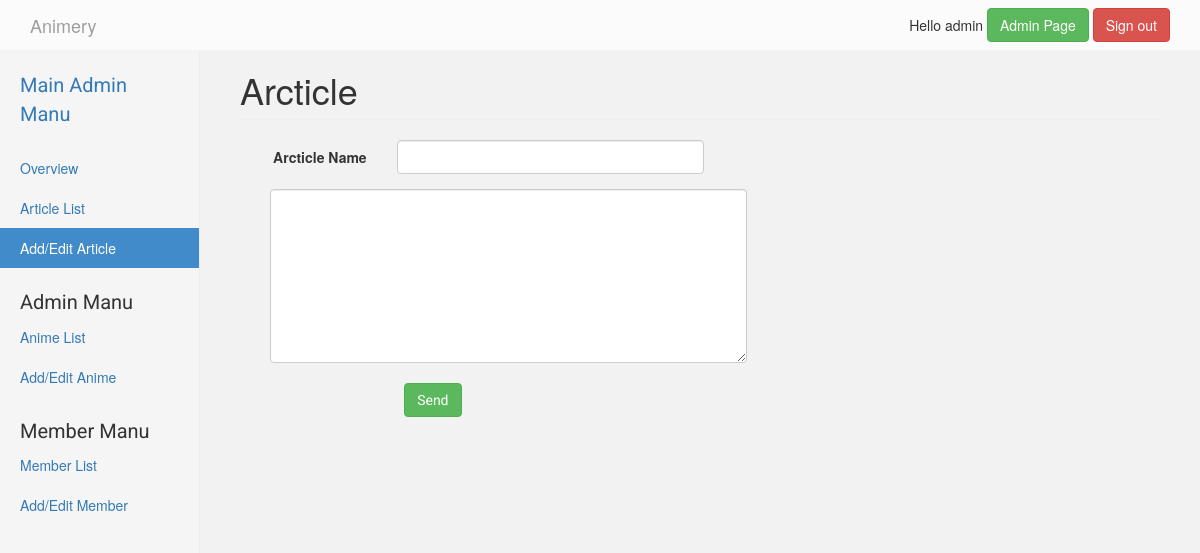
/admin-add-article.php?idtb_article=13 (signed in), run on an earlier commit of the app's database.
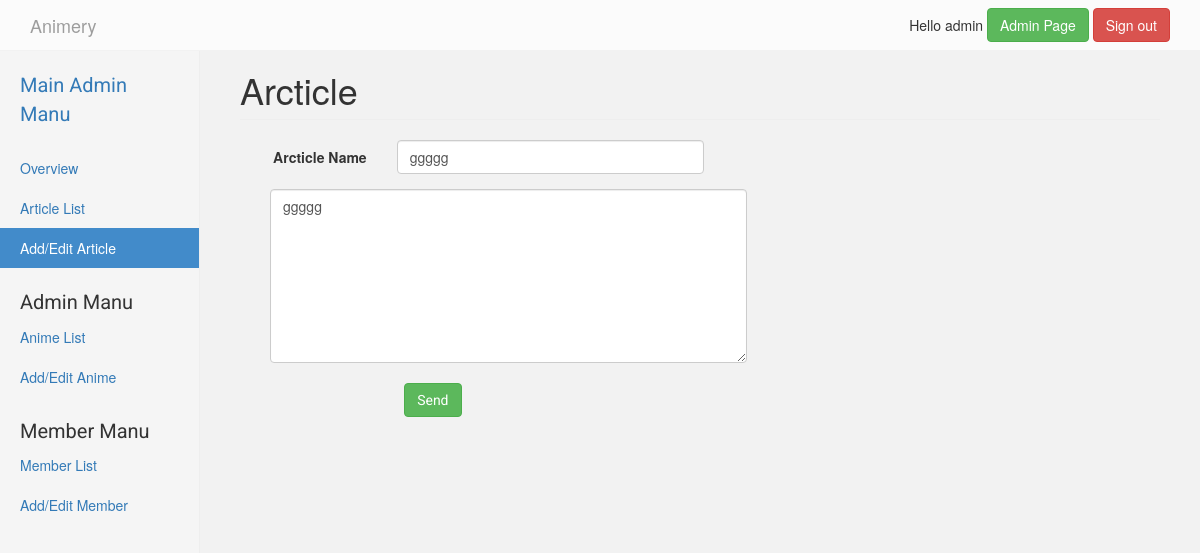
And on a later commit of the database.
### tables this page shows
CREATE TABLE IF NOT EXISTS `tb_article` (
  `idtb_article` int(11) NOT NULL AUTO_INCREMENT COMMENT 'รหัสบทความ\n',
  `tb_article_name` varchar(255) NOT NULL COMMENT 'ชื่อบทความ\n',
  `tb_article` longtext NOT NULL COMMENT 'ตัวบทความ',
  `tb_article_time` datetime NOT NULL COMMENT 'เวลาที่สร้าง\n',
  `tb_member_idtb_member` int(11) NOT NULL,
  PRIMARY KEY (`idtb_article`,`tb_member_idtb_member`),
  KEY `fk_tb_article_tb_member1_idx` (`tb_member_idtb_member`)
);

### admin-add-article.php (the view, shortened to what this page needs)
<?php
  require_once('config/config.php');
?>
<!DOCTYPE html PUBLIC "-//W3C//DTD XHTML 1.0 Strict//EN" "http://www.w3.org/TR/xhtml1/DTD/xhtml1-strict.dtd">
<html lang="th">
  <head>
    <link href="css/bootstrap.min.css" rel="stylesheet">
    <link href="css/dashboard.css" rel="stylesheet">
    <link rel="stylesheet" type="text/css" href="css/style.css" />
  </head>
  <body itemscope itemtype="http://schema.org/WebPage ">
      <div class="header" >
        <nav class="navbar navbar-inverse navbar-fixed-top" role="navigation">
        <div class="container">
          <div class="navbar-header">
            <a class="navbar-brand" href="index.php">Animery</a>
          </div>
          <div id="navbar" class="navbar-collapse collapse">
            <form class="navbar-form navbar-right" role="form" action="function.php" method="post">
              <?php if ($_SESSION['chk_login'] !="TRUE") {
               ?>
              <div class="form-group">
                <input type="text" placeholder="UserName" class="form-control" name="inputid">
              </div>
              <div class="form-group">
                <input type="password" placeholder="Password" class="form-control" name="inputPassword">
              </div>
              <button type="submit" class="btn btn-success" name="Submit_login">Login</button>
              <button type="button" class="btn btn-info" data-toggle="modal" data-target="#ModalRegister">Register</button>
             <?php } else {?>
              <div class="form-group">
                <div class="member">Hello <?php echo $_SESSION['tb_member_id'];?></div>
              </div>
              <?php if ($_SESSION['type'] =="admin") {?>
              <div class="form-group">
                <div class="member"><a class="btn btn-success" href="admin-index.php">Admin Page<a/></div>
              </div>
              <?php }?>
              <div class="form-group">
                <button type="submit" class="btn btn-danger" name="Submit_Signout">Sign out</button>
              </div>
              <?php }?>
            </form>
          </div>
        </div>
        </nav>
      </div>
      <div class="container-fluid">
      <div class="row">
        <div class="col-sm-3 col-md-2 sidebar">
          <div class="menu-admin">Main Admin Manu</div>
          <ul class="nav nav-sidebar">
            <li><a href="admin-index.php">Overview </a></li>
            <li><a href="article-list.php">Article List <span class="sr-only">(current)</span></a></li>
            <li class="active"><a href="admin-add-article.php">Add/Edit Article</a></li>
          </ul>
          <div class="menu-admin">Admin Manu</div>
          <ul class="nav nav-sidebar">
            <li><a href="anime-list.php">Anime List</a></li>
            <li><a href="admin-add-anime.php">Add/Edit Anime</a></li>
          </ul>
          <div class="menu-admin">Member Manu</div>
          <ul class="nav nav-sidebar">
            <li><a href="member-list.php">Member List</a></li>
            <li><a href="admin-add-member.php">Add/Edit Member</a></li>
          </ul>
        </div>
        <div class="col-sm-9 col-sm-offset-3 col-md-10 col-md-offset-2 main">
          <h1 class="page-header">Arcticle</h1>
            <div class="col-md-7 ">
              <form class="form-horizontal" role="form" action="function.php" method="post">
            <?php
            if ($_GET["idtb_article"]!=""){
                $strarticleID = null;
                if(isset($_GET["idtb_article"])){
                  $strarticleID = $_GET["idtb_article"];
                }
                $sql = "SELECT * FROM tb_article WHERE idtb_article = '".$strarticleID."' ";
                $query = mysqli_query($conn,$sql);
                $result=mysqli_fetch_array($query,MYSQLI_ASSOC);
              ?>
              <div class="col-md-12">
                <div class="form-group">
                  <label class="col-sm-3 control-label">Arcticle Name</label>
                    <div class="col-sm-8">
                    <input class="form-control" name="inputArcticleName" value="<?php echo $result["tb_article_name"];?>">
                    </div>
                </div>
                <textarea class="form-control" rows="8" name="inputArcticle" ><?php echo $result["tb_article"];?></textarea>
                  <div class="col-md-1 col-md-offset-3">
                   <button type="Submit" class="btn btn-success btnfont" name="Submit_Arcticle_edit">Send</button>
                  </div>
              </div>
             <?php } ?>
              </form>
            </div>
        </div>
      </div>
    </div>
  </body>
</html>

What changed in the data, as far as the page shows it:
added tb_article: inputArcticleName "ggggg", inputArcticle "ggggg"
